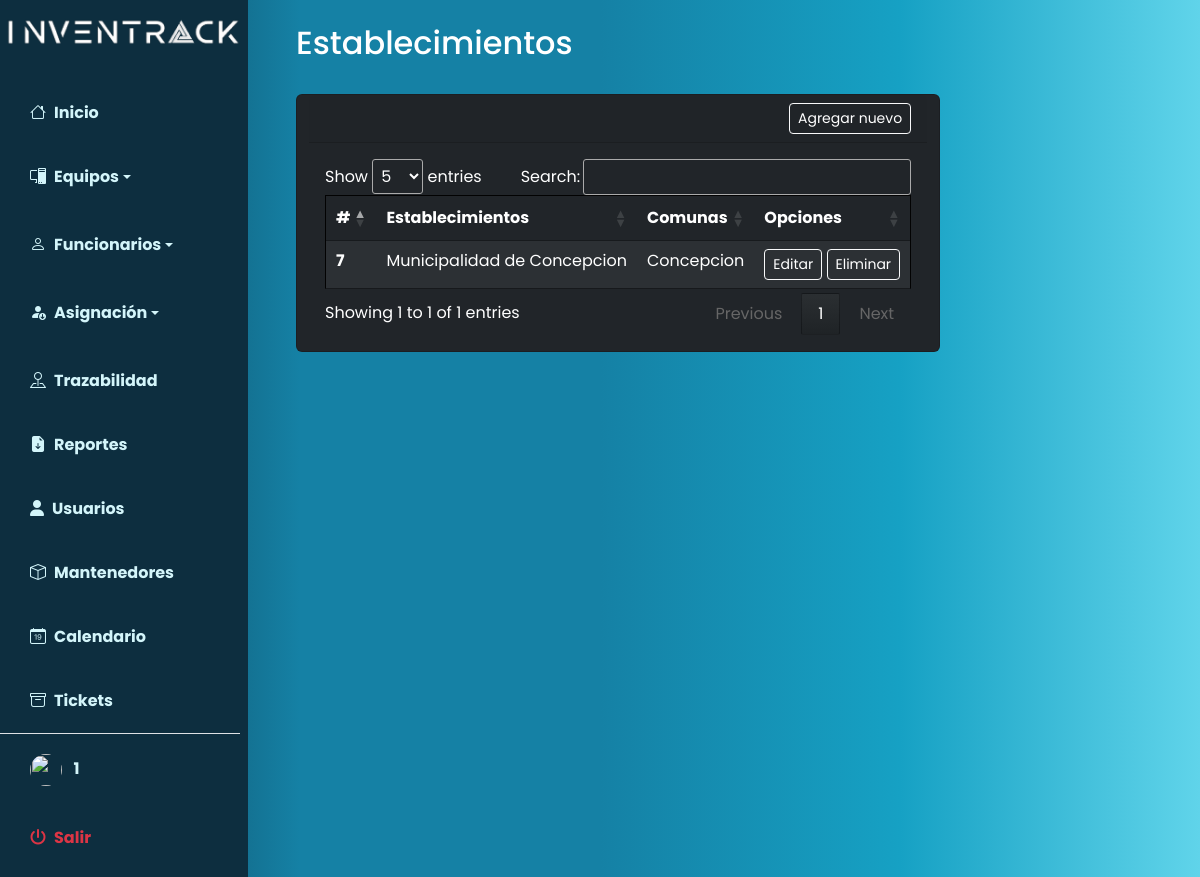
Page /index.php?p=mantenedores/establecimientos/index (signed in) on the committed database.
### tables this page shows
CREATE TABLE `establecimientos` (
  `id` int(10) NOT NULL,
  `establecimiento` varchar(50) NOT NULL,
  `comuna_id` int(10) NOT NULL
);

CREATE TABLE `comunas` (
  `id` int(10) NOT NULL,
  `comuna` varchar(50) NOT NULL,
  `region_id` int(10) NOT NULL
);

### index.php (called while the page is built, shortened)
<?php
$pagina = isset($_GET['p']) ? strtolower($_GET['p']) : 'home';
require_once 'includes/header.php';
require_once 'pages/' . $pagina . '.php';
require_once 'includes/footer.php';
?>

### pages/mantenedores/establecimientos/index.php (the view, shortened to what this page needs)
<?php
include("database/auth.php");
$query = "SELECT establecimientos.*, comunas.comuna AS comuna
    FROM establecimientos
    LEFT JOIN comunas ON establecimientos.comuna_id = comunas.id;
    ";
$result = mysqli_query($connection, $query);
?>
<nav class="navbar navbar-expand-lg navbar-light bg-transparent py-4 px-4">
    <h2 class="fs-2 mx-4 text-white">Establecimientos</h2>
</nav>
<main class="container mx-5">
    <div class="row" id="contenedortabla">
        <div class="card text-bg-dark">
            <div class="card-header">
                <div class="d-flex justify-content-between align-items-center">
                    <div>
                        <a class="btn btn-sm text-white btn-outline-success border border-light"
                            href="index.php?p=mantenedores/establecimientos/create" role="button">Agregar nuevo</a>
                    </div>
                </div>
            </div>
            <div class="card-body table-responsive text-bg-dark">
                <table class="table table-hover table-dark table-striped tableAux dataTables table-borderless">
                    <thead class="">
                        <tr>
                            <th scope="col">#</th>
                            <th scope="col">Establecimientos</th>
                            <th scope="col">Comunas</th>
                            <th scope="col">Opciones</th>
                        </tr>
                    </thead>
                    <tbody>
                        <?php while ($fila = mysqli_fetch_array($result)): ?>
                            <tr>
                                <th scope="row">
                                    <?= $fila['id'] ?>
                                </th>
                                <td>
                                    <?= $fila['establecimiento'] ?>
                                </td>
                                <td>
                                    <?= $fila['comuna'] ?>
                                </td>
                                <td>
                                    <a href="index.php?p=mantenedores/establecimientos/edit&id=<?= $fila['id'] ?>"
                                        class="btn btn-sm text-white btn-outline-warning border border-light">Editar</a>
                                    <a href="javascript:borrar(<?= $fila['id'] ?>);"
                                        class="btn btn-sm text-white btn-outline-danger border border-light">Eliminar</a>
                                </td>
                            </tr>
                        <?php endwhile; ?>
                    </tbody>
                </table>
            </div>
        </div>
    </div>
</main>

### includes/estilos.css (style rules this page uses)
:root { --main-bg-color: #ffda07; --main-text-color: #eee8e8; --second-text-color: #d3f5fa; --second-bg-color: #7fa897; }
#contenedortabla { position: relative; width: max-content; }
.tableAux { width: 595pt; border: 1px solid #000000ee; }

### includes/header.php (style rules this page uses)
body { font-family: 'Poppins', sans-serif; }

### rows in the picture
establecimientos: id "7", establecimiento "Municipalidad de Concepcion", comuna.comuna "Concepcion"

### other values in the picture
$_SESSION['username'] "1"
